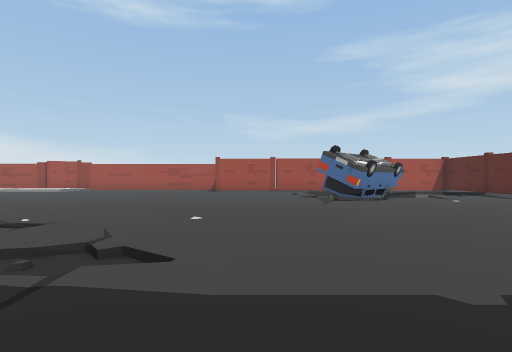
View 1 (above)

18 first-person views from a walk through a scene from a Unity 3-D project. The camera is 1.4 m above the floor, looks level and sees 80° across. The floor is counted in squares, 2 m on a side. Each view is taken from the middle of a square. On the plan, view 1 faces up. The plan holds only what a view shows up to about 10 squares ahead; the rest is blank. The place goes on beyond the plan. The player is left out. Some surface patterns are stand-ins.

View 2
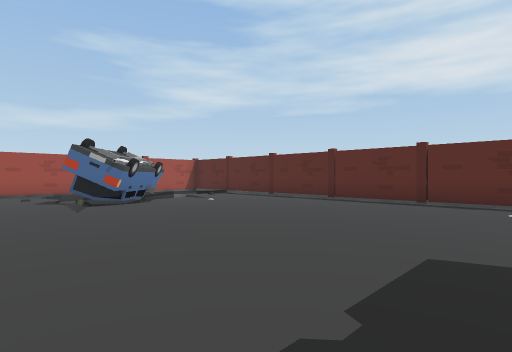

View 3
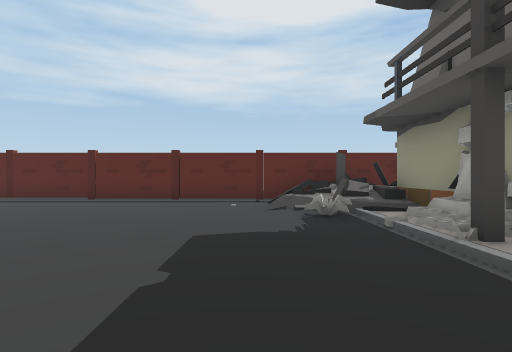

View 4
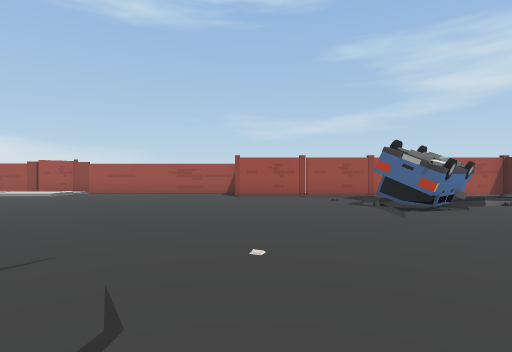

View 5
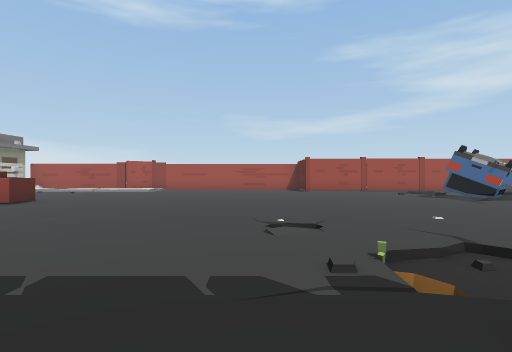

View 6
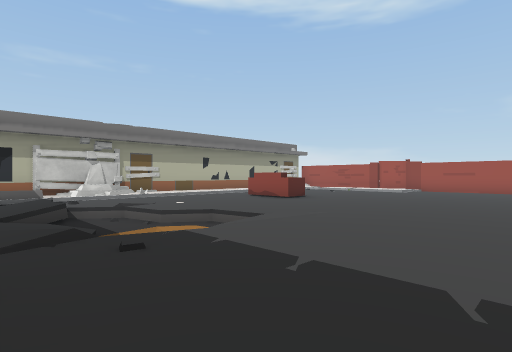

View 7
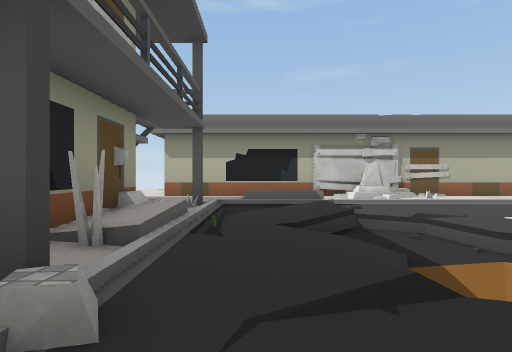

View 8
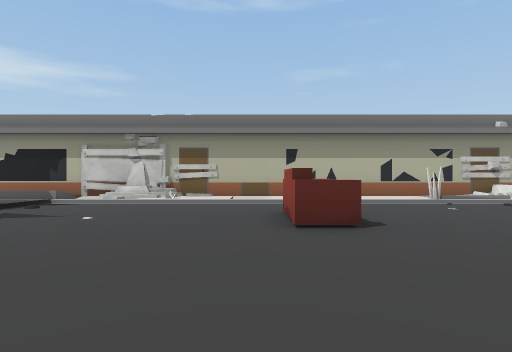

View 9
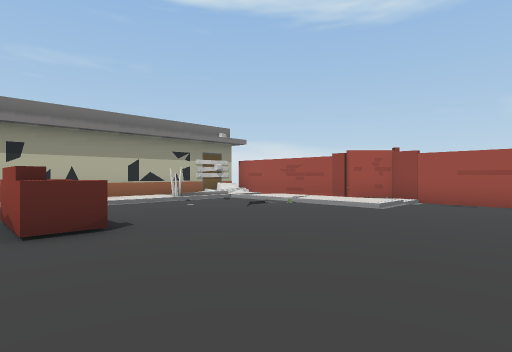

View 10
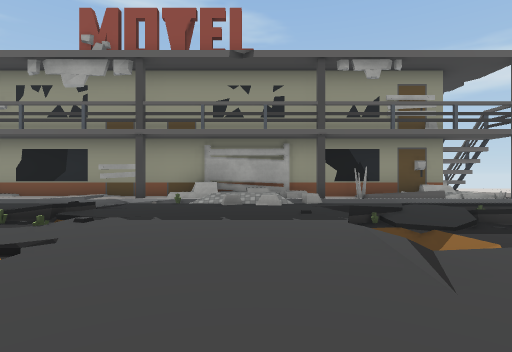

View 11
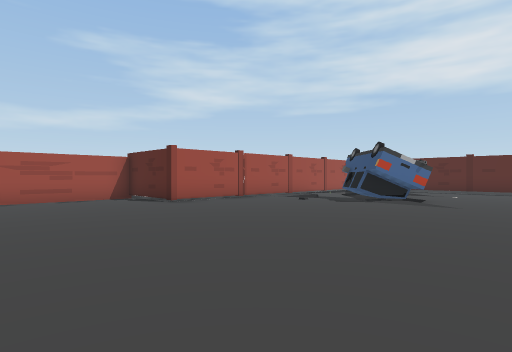

View 12
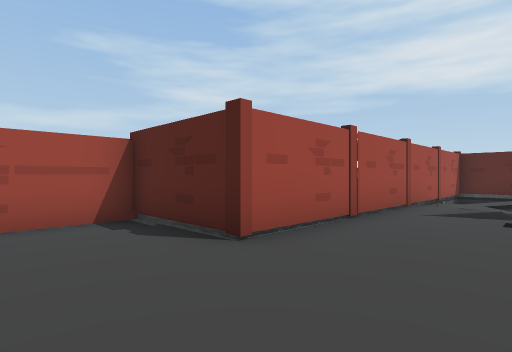

View 13
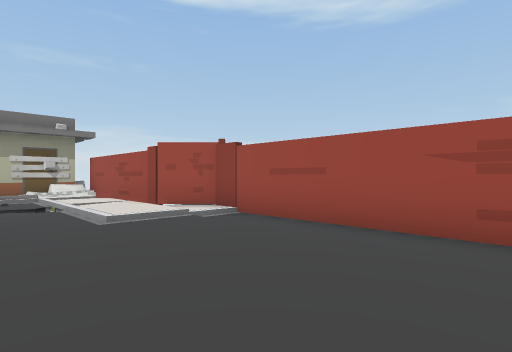

View 14
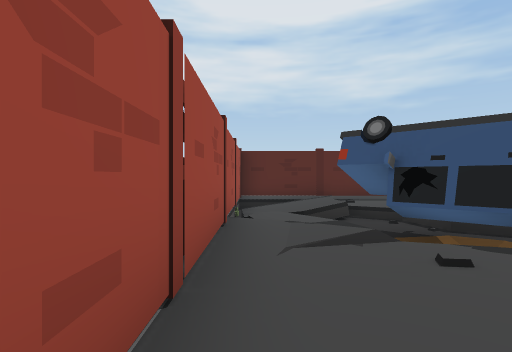

View 15
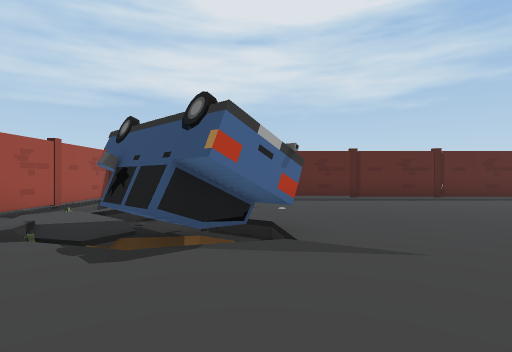

View 16
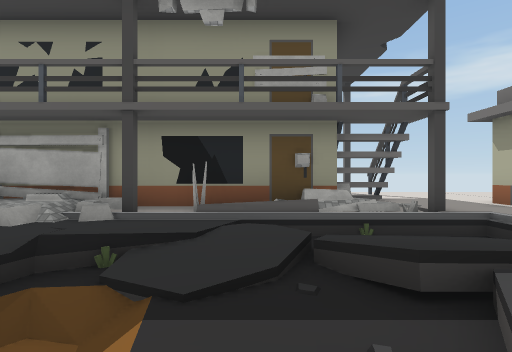

View 17
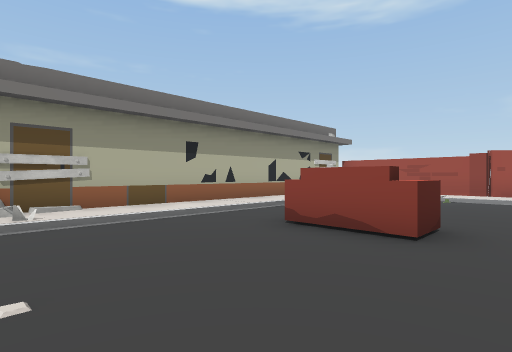

View 18
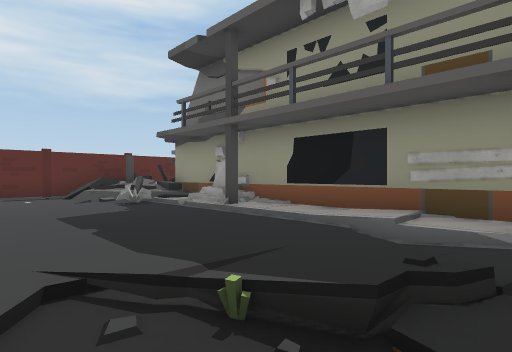

### Floor plan
Key: @ floor where view 1 was taken; # wall or solid block; x gap in a wall; . main floor; : floor 0.25 m higher than the main floor; - floor 0.25 m lower than the main floor; _ floor 0.5 m lower than the main floor; / step, stairs or slope; = window, fence, low wall or low ledge; v drop or lower ground; S sofa; O other object.
Columns run from 17 left of view 1 to 9 right of it. Each row starts with its distance up from view 1.
 17        ##########
 16       ##/.......#
 15   #####:/.......#
 14   #/::::/.......##########
 13  #:////............../////#
 12  #:#.............../=-////=
 11  #:/.............../O#O=/##
 10  #:/.............../OO////#
  9  #:/.............../O/....#
  8  #:/.SSS..................#
  7  #:/......................#
  6  #:/......................#
  5  #//......................#
  4  ##/....//...//...........#
  3   #/..=// ....///.........#
  2  ##v/#__//..../=/.........#
  1  #///////=...../..........#
  0  #///////....../.@....=x##
 -1  #:/#//////////////# //=##
 -2  #::/##/########::/#######
 -3  :::#####      #####     #
 -4  :::##
 -5 ::::
 -6 ::::

Positions as (right, up) in squares from view 1, and headings:
1: (0, 0), facing up
2: (0, 1), facing up-right
3: (-1, 1), facing right
4: (-1, 2), facing up
5: (-4, 0), facing up
6: (-4, 0), facing up-left
7: (-6, 0), facing left
8: (-6, 7), facing left
9: (-6, 7), facing up-left
10: (-6, 7), facing down
11: (-6, 6), facing up-right
12: (-4, 11), facing up-right
13: (-4, 12), facing up-left
14: (-1, 13), facing right
15: (-1, 9), facing right
16: (-10, 4), facing down
17: (-9, 4), facing up-left
18: (-3, 3), facing down-right
